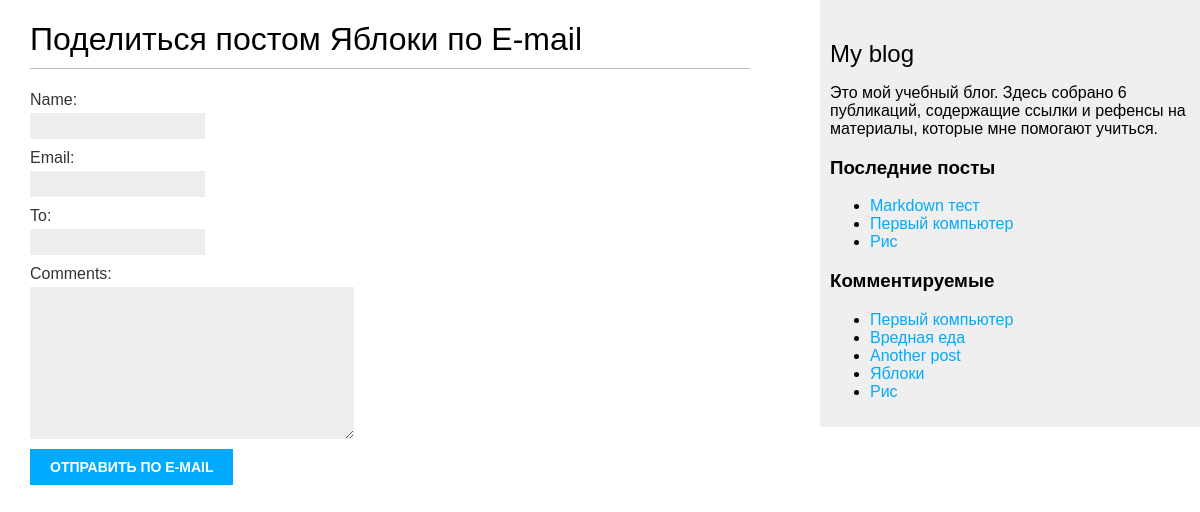
/blog/3/share/, run on the app's committed database.
### blog/models.py (models this page shows, shortened)
class Post(models.Model):
    class Status(models.TextChoices):
        DRAFT = 'DF', 'Draft'
        PUBLISHED = 'PB', 'Published'
    title = models.CharField(max_length=250)
    slug = models.SlugField(max_length=250,
                            unique_for_date='publish')
    body = models.TextField()
    publish = models.DateTimeField(default=timezone.now)
    created = models.DateTimeField(auto_now_add=True)
    updated = models.DateTimeField(auto_now=True)
    status = models.CharField(max_length=2,
                            choices=Status.choices,
                            default=Status.DRAFT)
    author = models.ForeignKey(User,
                            on_delete=models.CASCADE,
                            related_name='blog_posts')
    tags = TaggableManager()
    objects = models.Manager()
    published = PublishedManager()
    class Meta:
        ordering = [
            '-publish'
        ]
        indexes = [
            models.Index(fields=['-publish'])
        ]
    def get_absolute_url(self):
        return reverse('blog:post_detail',
                    args=[self.publish.year,
                        self.publish.month,
                        self.publish.day,
                        self.slug])

### blog/views.py (the view)
# urls.py: path('<int:post_id>/share/', views.post_share, name='post_share'),
def post_share(request, post_id):
    post = get_object_or_404(Post,
                            id=post_id,
                            status=Post.Status.PUBLISHED)
    sent = False
    if request.method == 'POST':
        form = EmailPostForm(request.POST)
        if form.is_valid():
            cd = form.cleaned_data
            post_url = request.build_absolute_uri(post.get_absolute_url())
            subject = f"{cd['name']} рекомендовал вам пост {post.title}"
            message = f"Прочтите пост {post.title} по ссылке {post_url}\n\n"
            send_mail(subject, message, 'django.test@internet.ru', [cd['to']])
            sent = True
    else:
        form = EmailPostForm()
    return render(request,
                'blog/post/share.html',
                {'post': post, 'form': form, 'sent': sent})

### blog/forms.py
class EmailPostForm(forms.Form):
    name = forms.CharField(max_length=25)
    email = forms.EmailField()
    to = forms.EmailField()
    comments = forms.CharField(required=False,
                            widget=forms.Textarea)

### blog/models.py (called while the page is built)
    def get_queryset(self) -> models.QuerySet:
        return super().get_queryset().filter(status=Post.Status.PUBLISHED)

### blog/templatetags/custom_tags.py (called while the page is built)
@register.simple_tag
def total_posts():
    return Post.published.count()

@register.inclusion_tag('blog/post/latest_post.html')
def show_latest_posts(count=5):
    latest_posts = Post.published.order_by('-publish')[:count]
    return {'latest_posts': latest_posts}

@register.simple_tag
def get_most_commented_posts(count=5):
    return Post.published.annotate(
        total_comments=Count('comments')
    ).order_by('-total_comments')[:count]

### blog/templates/blog/post/share.html (shortened to what this page needs)
{% extends 'blog/base.html' %}
{% block content %}
    {% if sent %}
        <h1> E-mail успешной отправлен</h1>
        <p>
            "{{ post.title }}" пост успешной отправлен {{form.cleaned_data.to}}
        </p>
    {% else %}
    <h1> Поделиться постом {{ post.title }} по E-mail </h1>
    <form method="POST">
        {{ form.as_p}}
        <input type="submit" value="Отправить по E-mail">
    </form>
    {% endif %}
{% endblock content %}

### blog/templates/blog/base.html (shortened to what this page needs)
{% load static %}
{% load custom_tags %}
<!DOCTYPE html>
<html>
<head>
    <link href="{% static 'css/blog.css' %}" rel="stylesheet">
</head>
    <body>
        <div id="content">
            {% block content %}
            {% endblock %}
        </div>
    <div id="sidebar">
        <h2>My blog</h2>
        <p>Это мой учебный блог. Здесь собрано {% total_posts %} публикаций, содержащие ссылки и рефенсы на материалы, которые мне помогают учиться.
        </p>
        <h3>Последние посты</h3>
        {% show_latest_posts 3 %}
        <h3>Комментируемые</h3>
        {% get_most_commented_posts as most_commented_posts %}
        <ul>
            {% for post in most_commented_posts %}
                <li>
                    <a href="{{ post.get_absolute_url }}"> {{ post.title }}</a>
                </li>
            {% endfor %}
        </ul>
    </div>
</body>
</html>

### blog/templates/blog/post/latest_post.html
<ul>
    {% for post in latest_posts %}
        <li>
            <a href="{{ post.get_absolute_url }}"> {{ post.title }}</a>
        </li>
    {% endfor %}
</ul>

### blog/static/css/blog.css (style rules this page uses)
body { margin:0; padding:0; font-family:helvetica, sans-serif; }
a { color:#00abff; text-decoration:none; }
h1 { font-weight:normal; border-bottom:1px solid #bbb; padding:0 0 10px 0; }
h2 { font-weight:normal; margin:30px 0 0; }
#content { float:left; width:60%; padding:0 0 0 30px; }
#sidebar { float:right; width:30%; padding:10px; background:#efefef; height:100%; }
label { float:left; clear:both; color:#333; margin-bottom:4px; }
input, textarea { clear:both; float:left; margin:0 0 10px; background:#ededed; border:0; padding:6px 10px; font-size:12px; }
input[type=submit] { font-weight:bold; background:#00abff; color:#fff; padding:10px 20px; font-size:14px; text-transform:uppercase; }

### data on the page
Post: title "Яблоки"
Post: title "Markdown тест"
Post: title "Первый компьютер"
Post: title "Рис"
Post: title "Вредная еда"
Post: title "Another post"
